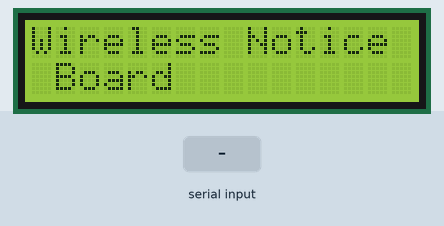
Recording of a sketch running on a simulated Arduino Uno, built with avr-gcc and run on an emulated ATmega328P. On the bench: 16×2 character LCD. The inputs (shaded band) are chosen by the test bench.

Above: at 0.1 s.
At 3.1 s:
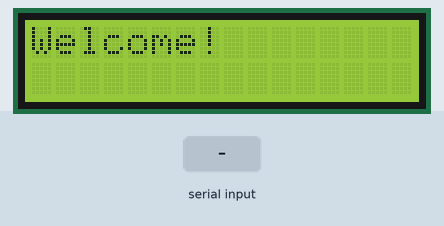
4.8 s: "1" received over Serial
At 6.3 s:
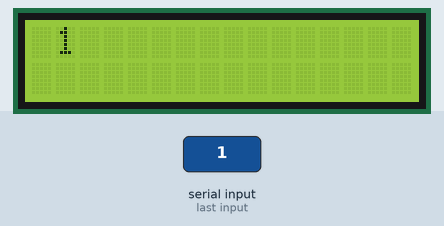
Timing chart, 0 to 7.8 s (numbered marks = the images above; inputs shaded):
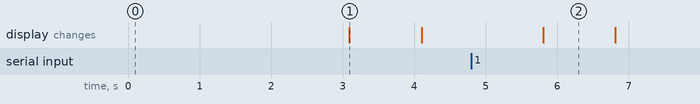

Measured:
- after the input at 4.8 s, the display: changes after 1.0 s (image 2)
- what the display in image 1 shows lasts 1.0 s, from 3.1 s to 4.1 s

The sketch:

new_ex.ino
```cpp
#include<Wire.h>
#include<LiquidCrystal_I2C.h>

LiquidCrystal_I2C lcd (0x27,16,2);//or(0x3F,16,2);

String val ="No Data";
String oldval;
String newval = "No Data";
int i = 0;

void setup()
{
lcd.init();
lcd.backlight();
Serial.begin(9600);
lcd.setCursor(0, 0);
lcd.print("Wireless Notice");
lcd.setCursor(0, 1);
lcd.print(" Board ");
delay(3000);
lcd.clear();
lcd.print("Welcome!");
}

void loop()
{
val = Serial.readString();
val.trim();

if(val != oldval)
{
newval = val;
}
lcd.clear();
lcd.setCursor(i, 0);
lcd.print(newval);
i++;
if(i >= 15)
{
i = 0;
}
val = oldval;
}
```
